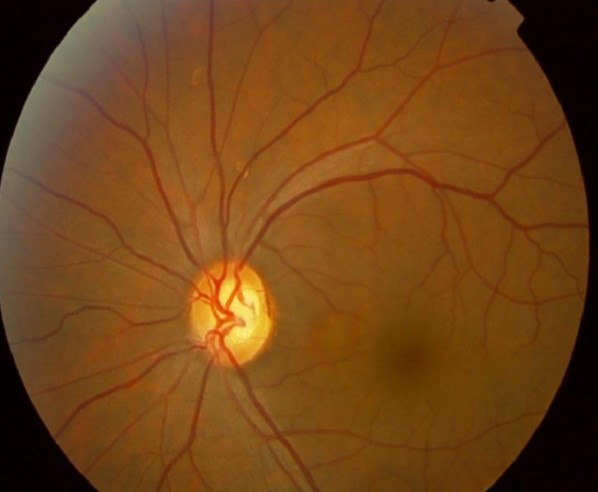
%> input picture MATLAB/retina.jpg, 598 x 492 px
$ octave BloodVessel.m   (GNU Octave 9; MATLAB toolbox functions it lacks are replaced by stand-ins)
%> lines starting %> are read from the running program, lines starting %| are printed output that depends on the picture; in (x1, y1, x2, y2) boxes, pixels count from 0 and x2, y2 are one past the last pixel; in counts of white or black regions, pixels touching at a corner belong together; the program's own positions count from 1
clear
close all
I=imread('retina.jpg')
%> I is the input picture: size 492x598x3 uint8; mean R, G, B 114.8, 68.9, 24.2
%I=imresize(I,[576,576])
gc=I(:,:,2)
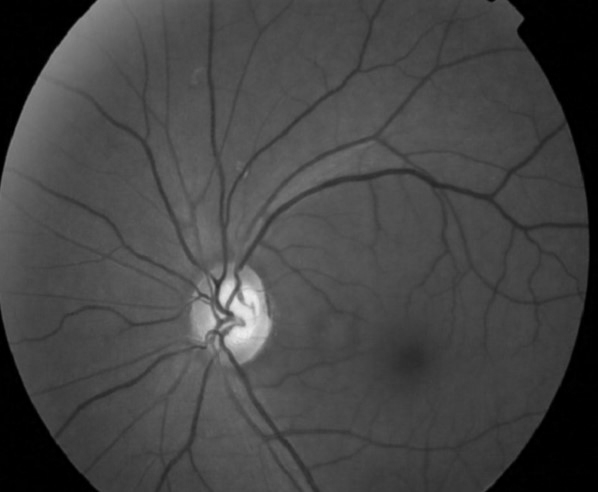
%> gc: size 492x598 uint8; min 0, max 237, mean 68.9
figure ,imshow(gc)
H = fspecial('average', [3 3]);
gc=imfilter(gc,H)
figure ,imshow(gc)
gch=histeq(gc)
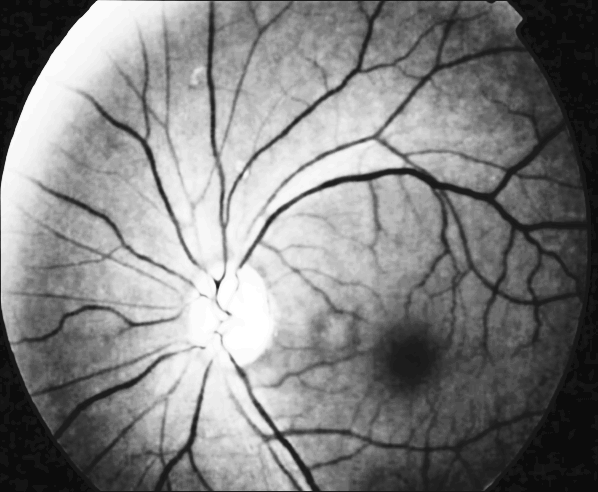
%> gch: size 492x598 uint8; min 12, max 255, mean 128.5
%subplot(1,2,1)
figure ,imshow(gch)
s2=strel('disk',5)
s1=strel('disk',2)
res=imbothat(gch,s2)
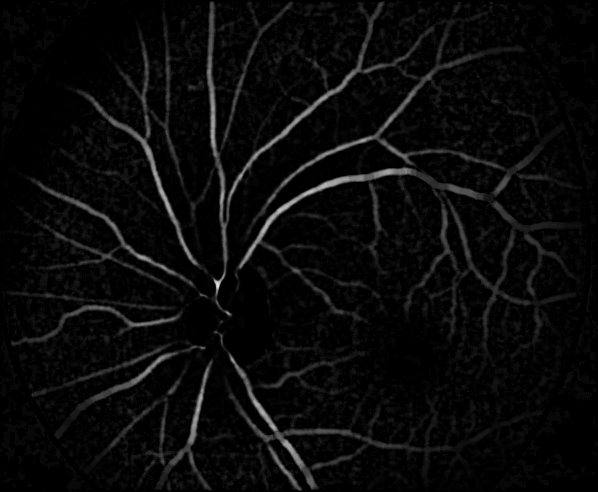
%> res: size 492x598 uint8; min 0, max 223, mean 9.5
res=im2bw(res,0.1);
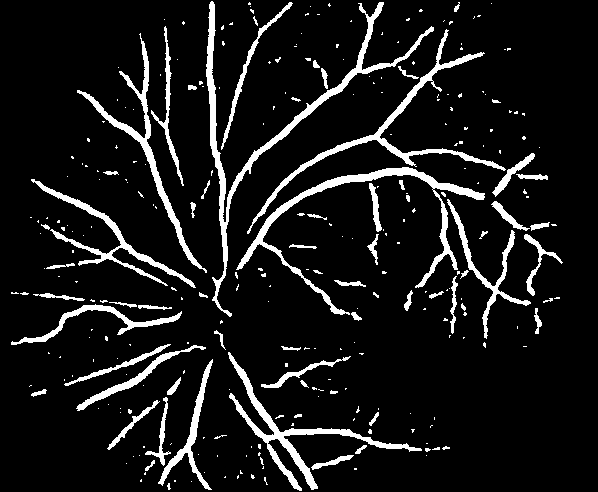
%> res: size 492x598 logical; 9.4% white; 291 white regions (225 under 20 px), largest, box (x1, y1, x2, y2) and area: (206, 1, 434, 317) 3855, (236, 167, 485, 315) 3130, (228, 352, 422, 491) 2493
res=wiener2(res,[3 3]);
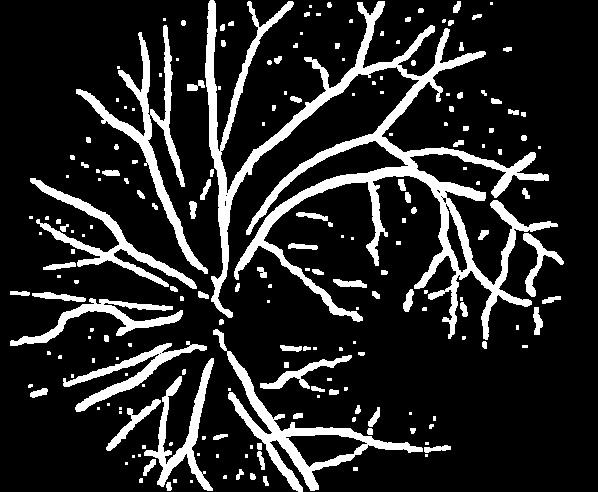
%> res: size 492x598 logical; 15.6% white; 204 white regions (95 under 20 px), largest, box (x1, y1, x2, y2) and area: (205, 0, 558, 340) 20321, (213, 329, 423, 492) 4225, (76, 25, 208, 274) 4077
%res=imopen(res,s1)
%res=imdilate(res,s1)
res=imerode(res,s1)
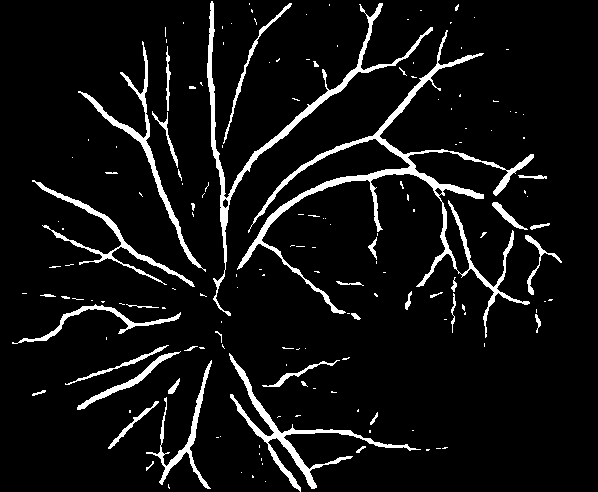
%> res: size 492x598 logical; 7% white; 163 white regions (122 under 20 px), largest, box (x1, y1, x2, y2) and area: (237, 30, 534, 338) 6069, (207, 1, 433, 316) 3119, (229, 353, 421, 492) 2218
%subplot(1,2,2)
figure ,imshow(res)

$ run again, with MATLAB/(0004)aria_d_28.tif saved as MATLAB/retina.jpg
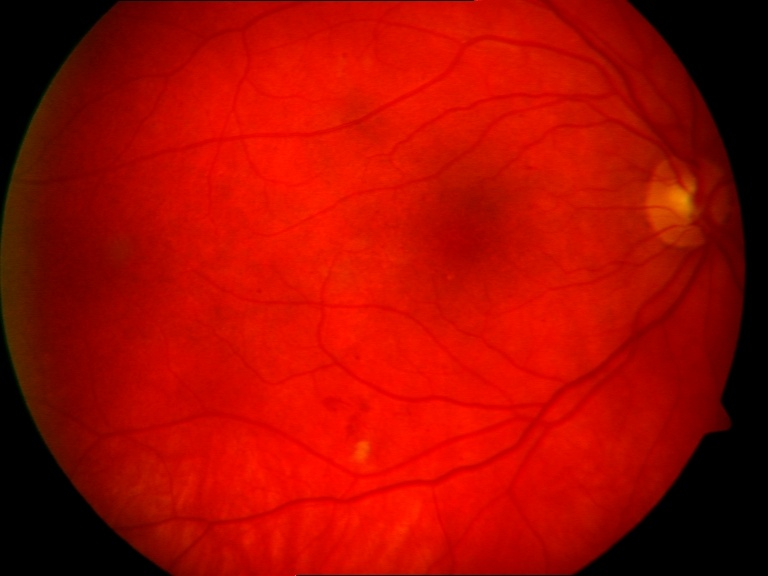
%> input picture MATLAB/(0004)aria_d_28.tif, 768 x 576 px
%> I is the input picture: size 576x768x3 uint8; mean R, G, B 163.4, 10.2, 0.7
%> `res=im2bw(res,0.1);`:
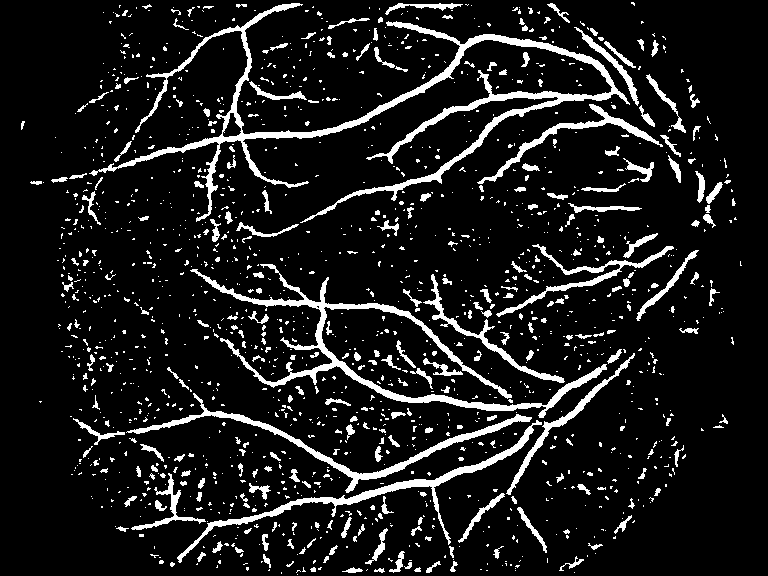
%> res: size 576x768 logical; 10.5% white; 1505 white regions (1228 under 20 px), largest, box (x1, y1, x2, y2) and area: (89, 3, 630, 223) 9384, (190, 264, 607, 418) 5219, (177, 420, 542, 563) 2658
%> `res=imerode(res,s1)`:
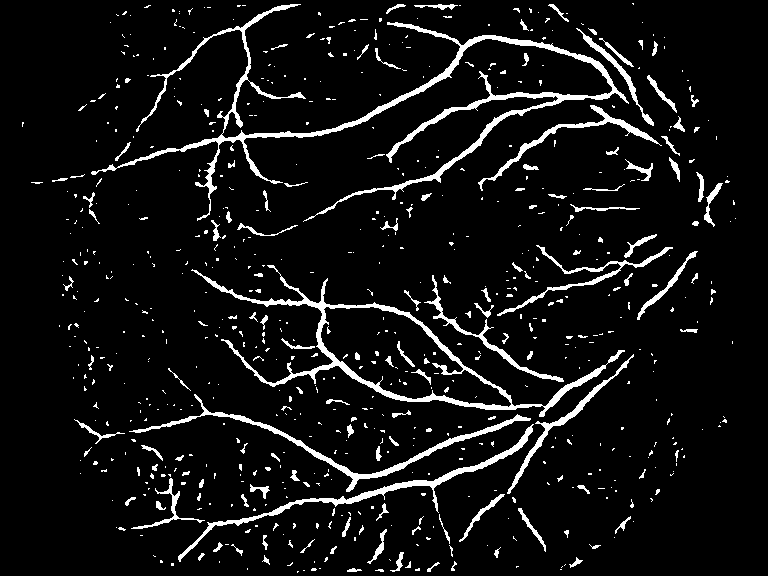
%> res: size 576x768 logical; 7% white; 696 white regions (553 under 20 px), largest, box (x1, y1, x2, y2) and area: (91, 4, 629, 222) 7462, (191, 265, 625, 417) 4298, (129, 394, 531, 492) 2054
